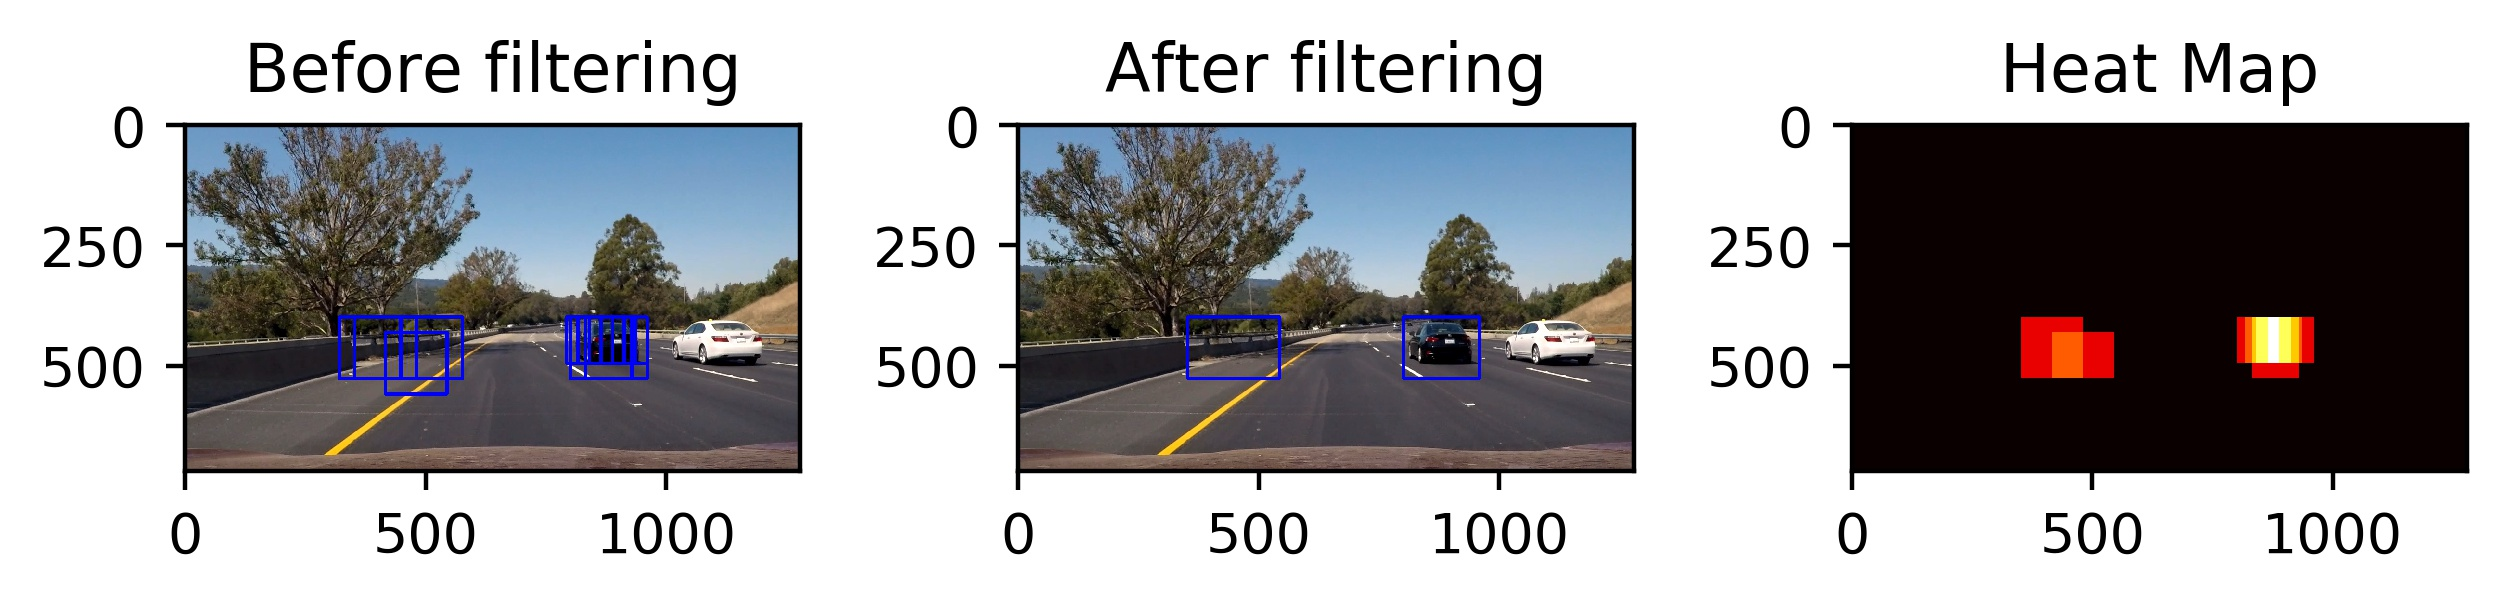

Write the Python code that produced this figure.
import matplotlib.image as mpimg
import matplotlib.pyplot as plt
import numpy as np
import pickle
import cv2
from scipy.ndimage.measurements import label
from utils import draw_boxes

# # Read in a pickle file with bboxes saved
# # Each item in the "all_bboxes" list will contain a 
# # list of boxes for one of the images shown above
# box_list = pickle.load( open( "bbox_pickle.p", "rb" ))

# # Read in image similar to one shown above 
# image = mpimg.imread('test_image.jpg')
# heat = np.zeros_like(image[:,:,0]).astype(np.float)

def add_heat(heatmap, bbox_list):
    # Iterate through list of bboxes
    for box in bbox_list:
        # Add += 1 for all pixels inside each bbox
        # Assuming each "box" takes the form ((x1, y1), (x2, y2))
        heatmap[box[0][1]:box[1][1], box[0][0]:box[1][0]] += 1

    # Return updated heatmap
    return heatmap# Iterate through list of bboxes
    
def apply_threshold(heatmap, threshold):
    # Zero out pixels below the threshold
    heatmap[heatmap <= threshold] = 0
    # Return thresholded map
    return heatmap

def draw_labeled_bboxes(img, labels):
    bbox_list = []
    # Iterate through all detected cars
    for car_number in range(1, labels[1]+1):
        # Find pixels with each car_number label value
        nonzero = (labels[0] == car_number).nonzero()
        # Identify x and y values of those pixels
        nonzeroy = np.array(nonzero[0])
        nonzerox = np.array(nonzero[1])
        # Define a bounding box based on min/max x and y
        bbox = ((np.min(nonzerox), np.min(nonzeroy)), (np.max(nonzerox), np.max(nonzeroy)))
        bbox_list.append(bbox)
        # Draw the box on the image
        cv2.rectangle(img, bbox[0], bbox[1], (0,0,255), 6)
    # Return the image
    return img, bbox_list

def false_pos_filter(img, bbox_list, save=False):
    heat = np.zeros_like(img[:,:,0]).astype(np.float)

    # Add heat to each box in box list
    heat = add_heat(heat,bbox_list)
        
    # Apply threshold to help remove false positives
    heat = apply_threshold(heat,1)

    # Visualize the heatmap when displaying    
    heatmap = np.clip(heat, 0, 255)

    # Find final boxes from heatmap using label function
    labels = label(heatmap)
    after_img, filted_bbox_list = draw_labeled_bboxes(np.copy(img), labels)

    if save:
        # fig = plt.figure()
        plt.subplot(131)
        before_img = draw_boxes(img, bbox_list, color=(0, 0, 255), thick=6)
        plt.imshow(before_img)
        plt.title('Before filtering')
        plt.subplot(132)
        plt.imshow(after_img)
        plt.title('After filtering')
        plt.subplot(133)
        plt.imshow(heatmap, cmap='hot')
        plt.title('Heat Map')
        plt.tight_layout()
        plt.savefig('false_pos_filter.jpg', bbox_inches='tight', dpi=400)

    return after_img, filted_bbox_list
